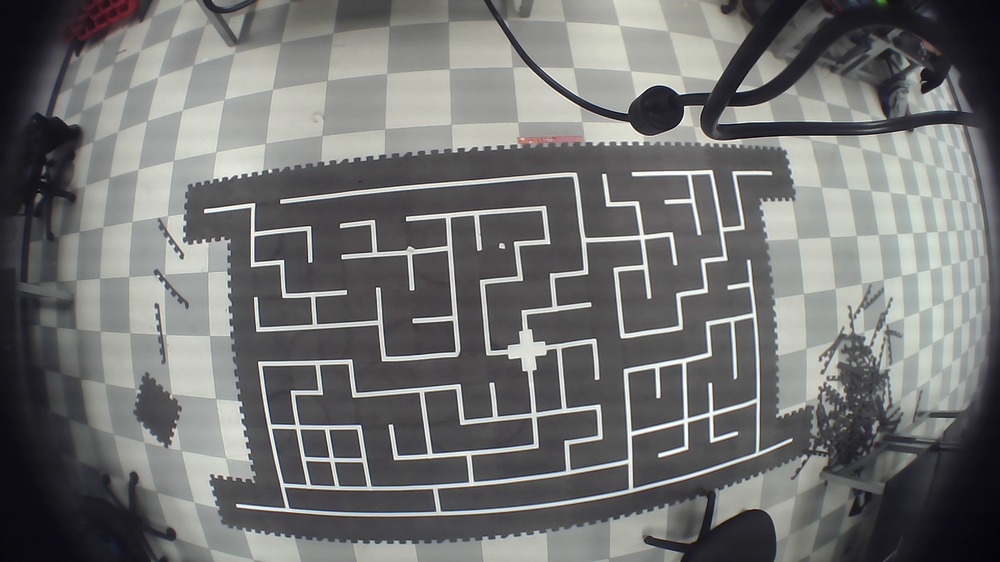
#> input picture image.png, 1000 x 562 px, shrunk from 1920 x 1080 before the run
$ python video_detectline2.py
#> lines starting #> are read from the running program, lines starting #| are printed output that depends on the picture; after the words box and inside, x2 and y2 are one past the last pixel; in counts of white or black regions, pixels touching at a corner belong together
import sys
import math
import cv2 as cv
import numpy as np
def main(argv):

    default_file = 'image.png'
    #filename = argv[0] if len(argv) > 0 else default_file
    # Loads an image
    src = cv.imread(default_file, cv.IMREAD_GRAYSCALE)
#> src: shape (562, 1000); min 0, max 255, mean 113.7
    # Check if image is loaded fine
    if src is None:
        print ('Error opening image!')
        print ('Usage: hough_lines.py [image_name -- default ' + default_file + '] \n')
        return -1


    dst = cv.Canny(src, 300, 500, None, 3)
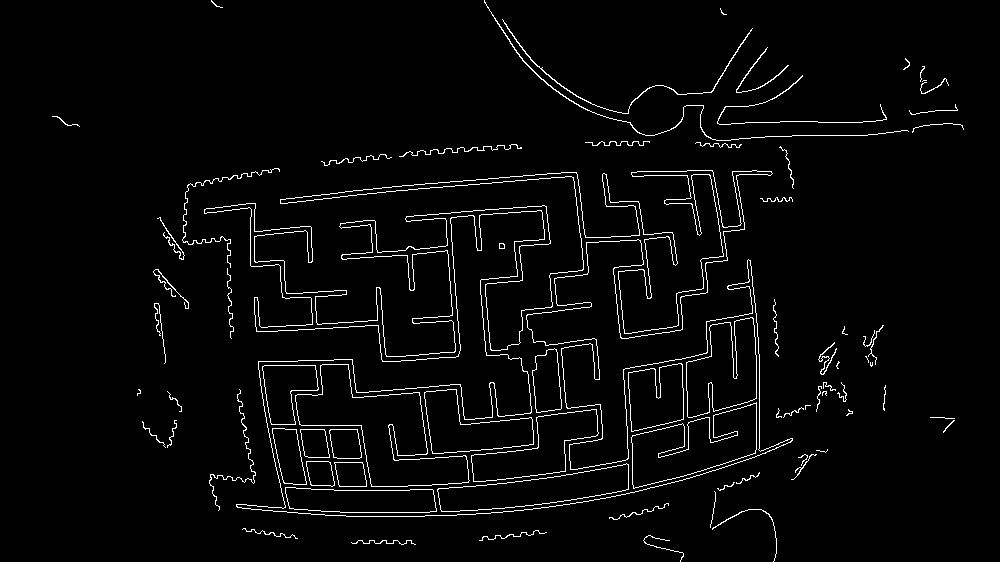
#> dst: shape (562, 1000); 3.1% white in thin lines or dots
    a_file = open("test.txt", "w")
    print(dst)
#> (printed output is left out)
    for row in dst:
        np.savetxt(a_file, row, fmt= "%i")
    a_file.close()
    # Copy edges to the images that will display the results in BGR
    cdst = cv.cvtColor(dst, cv.COLOR_GRAY2BGR)
#> cdst: shape (562, 1000, 3); 3.1% white in thin lines or dots
    cdstP = np.copy(cdst)

    lines = cv.HoughLines(dst, 1, np.pi / 180, 150, None, 0, 0)
#> lines = [[256, 1.48], [225, 1.48], [220, 1.48], [232, 1.45]]

    # [11 lines of commented-out code are left out]


    linesP = cv.HoughLinesP(dst, 1, np.pi / 180, 15, None, 20, 35)
#> linesP = 468 rows, first 6: [391, 486, 521, 477], [230, 333, 526, 317], [340, 196, 604, 173], [169, 243, 739, 193], [308, 256, 588, 237], [346, 425, 460, 422]

    if linesP is not None:
        for i in range(0, len(linesP)):
            l = linesP[i][0]
            cv.line(cdstP, (l[0], l[1]), (l[2], l[3]), (0,0,255), 3, cv.LINE_AA)
#> this loop made 468 passes
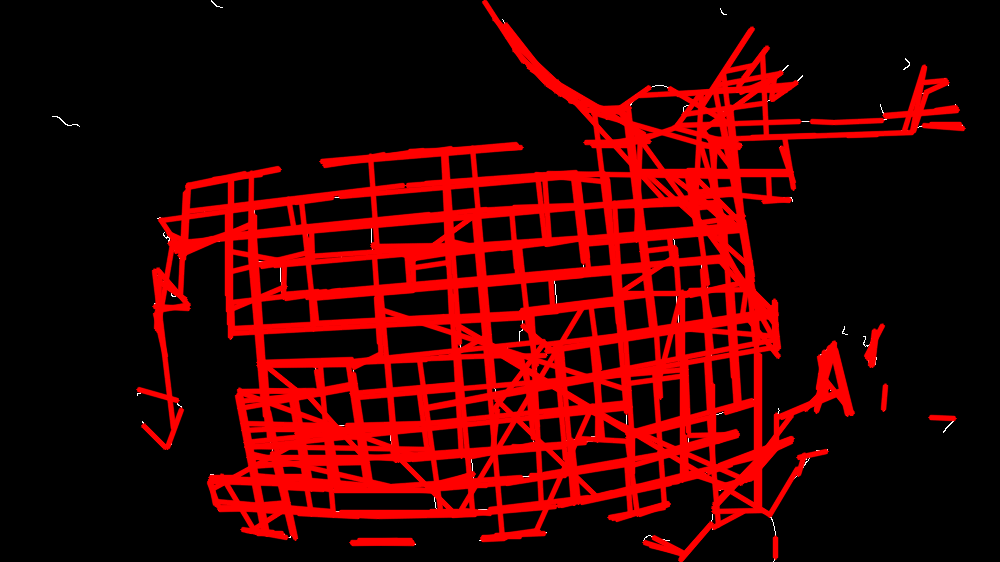
#> cdstP: shape (562, 1000, 3); mean B, G, R 0.3, 0.3, 58.1
    #print(linesP)
    cv.imshow("Source", src)
    #cv.imshow("Detected Lines (in red) - Standard Hough Line Transform", cdst)
    cv.imshow("Detected Lines (in red) - Probabilistic Line Transform", cdstP)

    cv.waitKey()
    return 0

if __name__ == "__main__":
    main(sys.argv[1:])

$ run again, with Newmaze_0.png copied over image.png
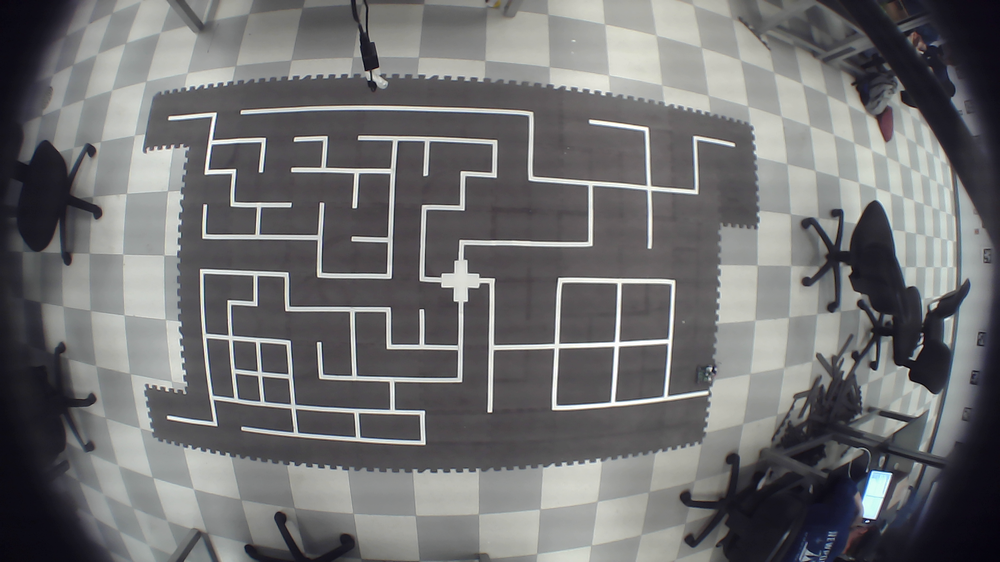
#> input picture Newmaze_0.png, 1000 x 562 px, shrunk from 1920 x 1080 before the run
#> in main, `dst = cv.Canny(src, 300, 500, None, 3)`:
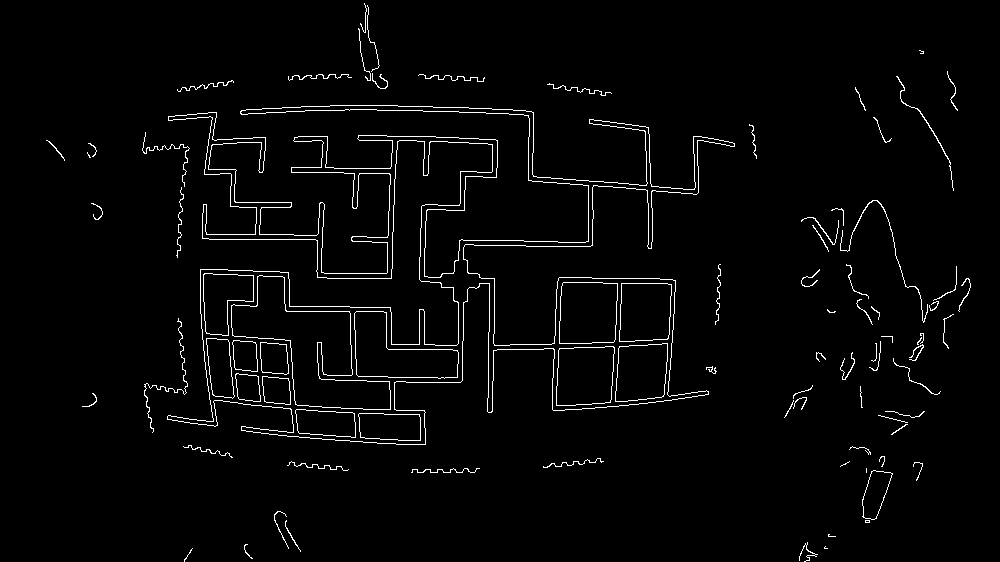
#> dst: shape (562, 1000); 2.5% white in thin lines or dots
#> (printed output is left out)
#> cdst: shape (562, 1000, 3); 2.5% white in thin lines or dots
#> lines = [[267, 1.59], [278, 1.57], [272, 1.59], [261, 1.61]]
#> linesP = 376 rows, first 6: [492, 411, 495, 240], [559, 277, 672, 279], [843, 374, 907, 367], [168, 116, 374, 109], [317, 272, 353, 273], [385, 168, 693, 194]
#> the loop in main, `for i in range(0, len(linesP)):` made 376 passes
#> after the loop in main, `for i in range(0, len(linesP)):`:
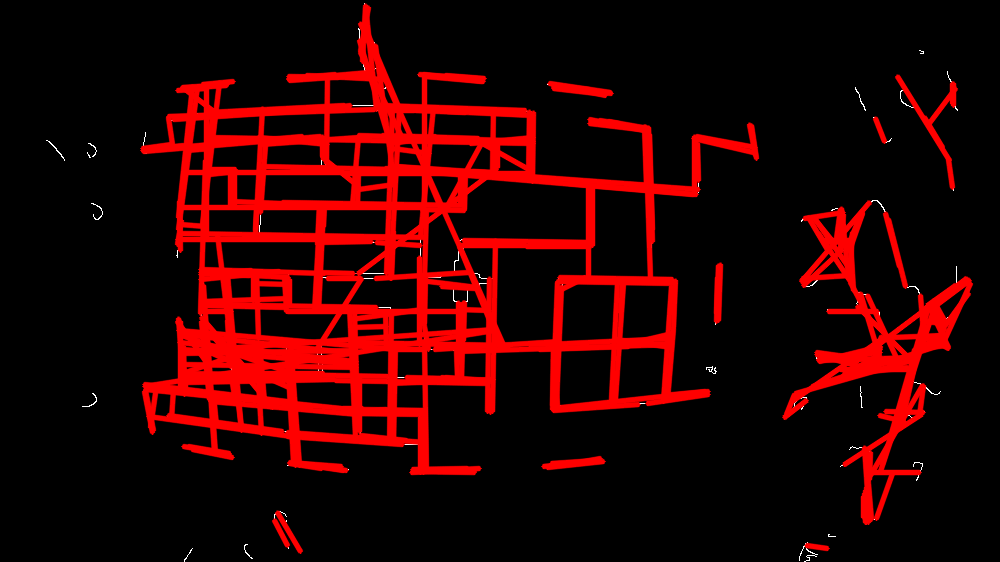
#> cdstP: shape (562, 1000, 3); mean B, G, R 0.4, 0.4, 42.8

$ run again, with resized.jpg saved as image.png
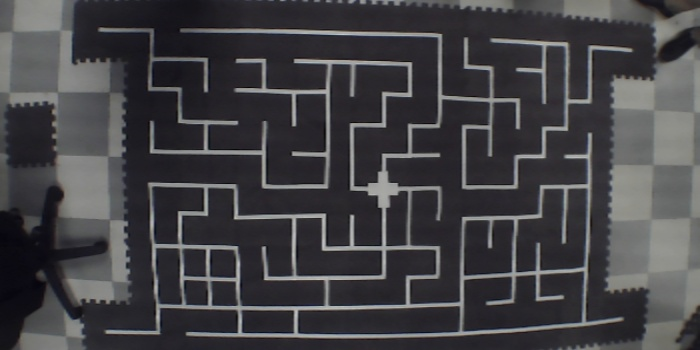
#> input picture resized.jpg, 700 x 350 px
#> in main, `dst = cv.Canny(src, 300, 500, None, 3)`:
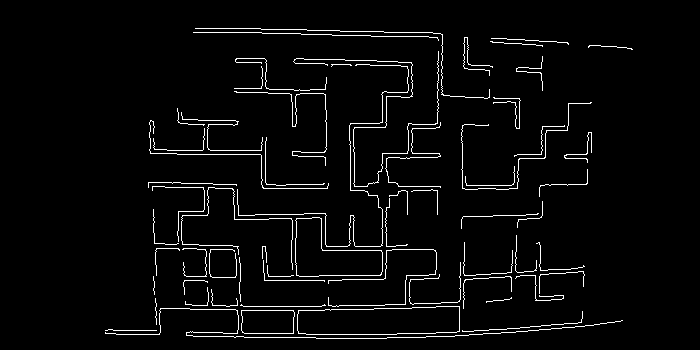
#> dst: shape (350, 700); 3.5% white in thin lines or dots, all inside (x1, y1, x2, y2) = (105, 28, 633, 339)
#> (printed output is left out)
#> lines = [[328, 1.59], [332, 1.59], [311, 1.55], [340, 1.55], [281, 1.55]]
#> linesP = 175 rows, first 6: [460, 280, 583, 271], [370, 334, 488, 330], [213, 184, 397, 184], [149, 149, 462, 154], [442, 336, 574, 327], [105, 333, 243, 336]
#> the loop in main, `for i in range(0, len(linesP)):` made 175 passes
#> after the loop in main, `for i in range(0, len(linesP)):`:
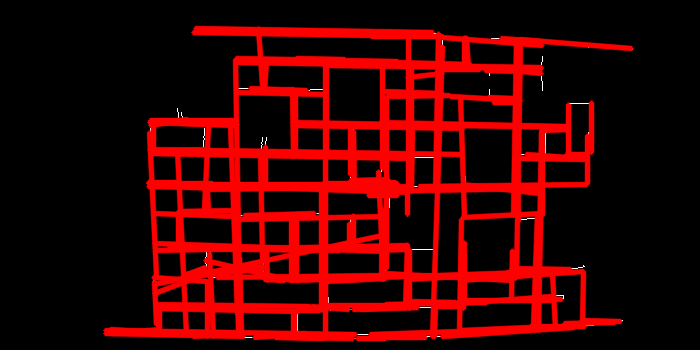
#> cdstP: shape (350, 700, 3); mean B, G, R 0.3, 0.3, 58.2
